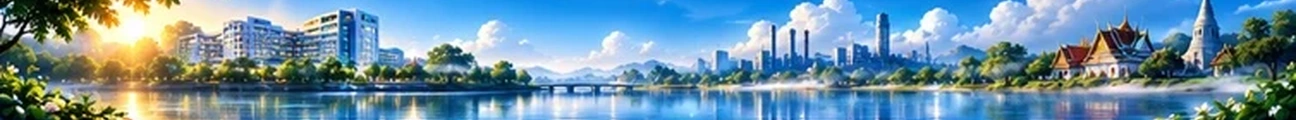
#> input picture assets/pm25-luxury/frame-first-v1/blue/frames/frame-01.webp, 1296 x 120 px; its folder holds 5 pictures in this run
$ python build.py
#> lines starting #> are read from the running program, lines starting #| are printed output that depends on the picture; pictures that were not available may be replaced by others from this repository, and a replacement may not be noted
#!/usr/bin/env python3
"""Source-derived V1.1: wind-driven cloud drift + water ripple, locked architecture.

Always composes from ONE fixed blue frame. No floating particle/bird/leaf assets.
Render 66 composited frames with cloud parallax and source-driven water refraction.
"""
from pathlib import Path
from PIL import Image, ImageDraw, ImageFilter, ImageFont, ImageChops, ImageStat
from scipy.ndimage import map_coordinates
import numpy as np
import json, hashlib, math
HERE=Path(__file__).resolve().parents[1]
PKG=HERE.parent/'frame-first-v1'/'blue'/'frames'
KEYS=[Image.open(PKG/f'frame-{i:02}.webp').convert('RGB') for i in range(1,13)]
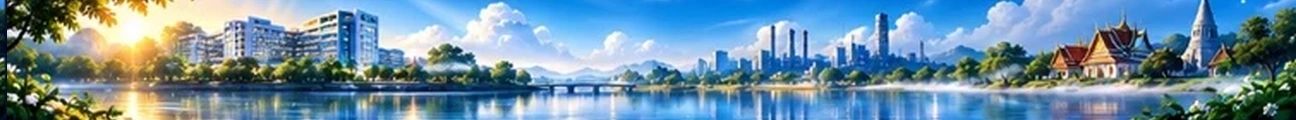
#> input picture assets/pm25-luxury/frame-first-v1/blue/frames/frame-02.webp, 1296 x 120 px
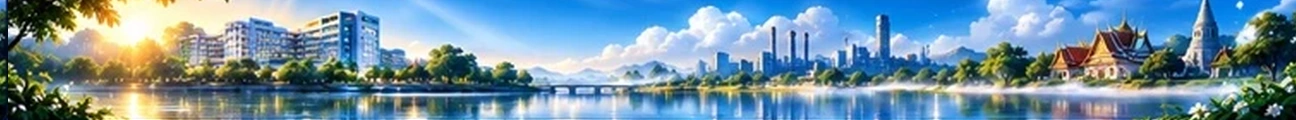
#> input picture assets/pm25-luxury/frame-first-v1/blue/frames/frame-04.webp, 1296 x 120 px
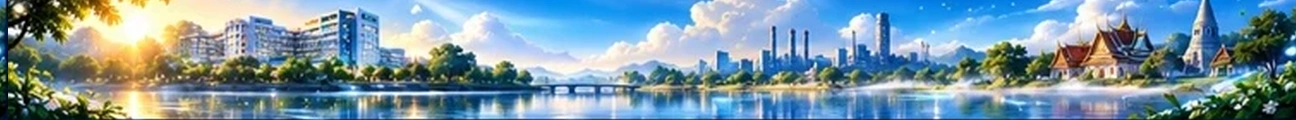
#> input picture assets/pm25-luxury/frame-first-v1/blue/frames/frame-06.webp, 1296 x 120 px
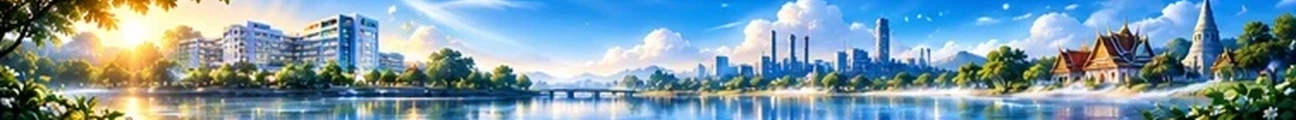
#> input picture assets/pm25-luxury/frame-first-v1/blue/frames/frame-07.webp, 1296 x 120 px
#> (the run stopped early here; a loop or call above may not have finished)
